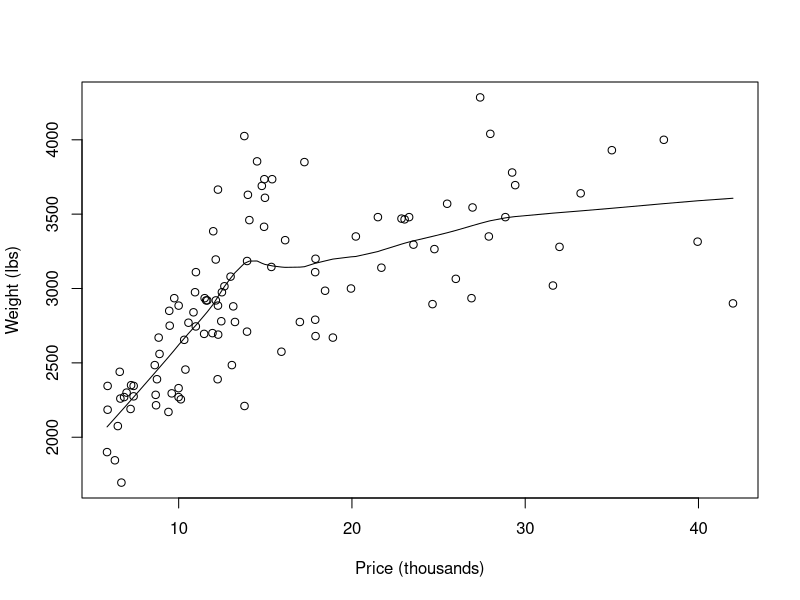

This figure's R source:
# Based on https://cran.r-project.org/web/packages/rpart/rpart.pdf

library(rpart)

data(car90)
plot(car90$Price/1000, car90$Weight, xlab = "Price (thousands)", ylab = "Weight (lbs)")
mlowess <- function(x, y, ...) {
  keep <- !(is.na(x) | is.na(y))
  lowess(x[keep], y[keep], ...)
}
with(car90, lines(mlowess(Price/1000, Weight, f = 0.5)))

# expect-image
